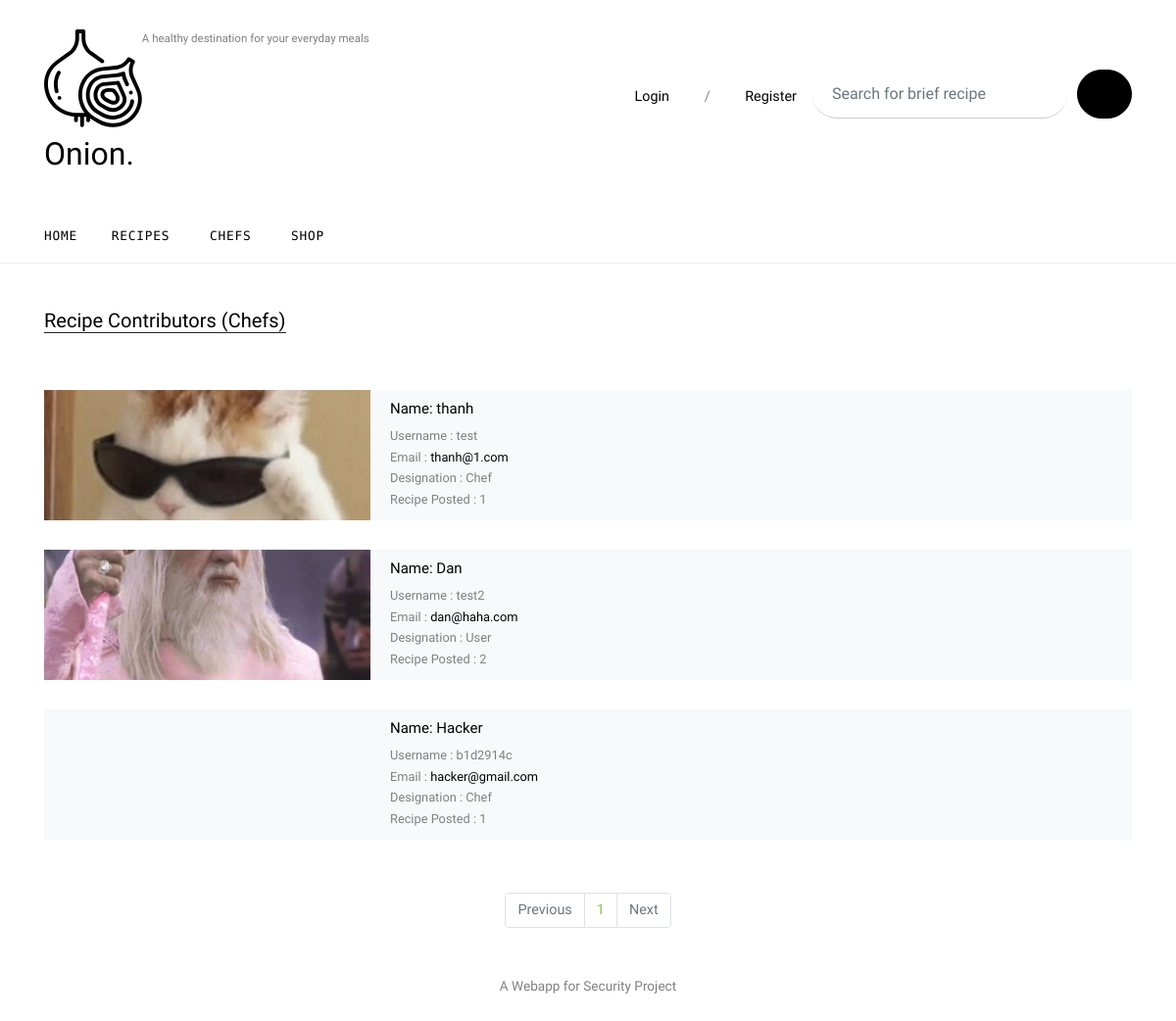
The page /chefs on the database its author committed.
### App/models.py (models this page shows, shortened)
class User(db.Model):
    id = db.Column(db.Integer, primary_key=True)
    name = db.Column(db.Text, nullable=False)
    username = db.Column(db.String(20), unique=True, nullable=False)
    email = db.Column(db.String(120), unique=True, nullable=False)
    profile_pic = db.Column(db.String(20), nullable=False, default='default_user.jpg')
    password = db.Column(db.String(60), nullable=False)
    type = db.Column(db.String(10), nullable=False)
    designation = db.Column(db.Text, nullable=False)
    ingredient = db.relationship('Ingredient', backref='ing_creator', lazy=True)
    recipes = db.relationship('Recipe', backref='recipe_creator', lazy=True)

### App/routes.py (the view)
@app.route('/chefs')
def cooks():
    valid = PassiveControls.validation()
    if valid[0]:
        return redirect(url_for(f'{valid[2]}.cooks'))
    else:
        page = request.args.get('page', 1, type=int)
        users = User.query.filter_by(type="user").paginate(page=page, per_page=5)
        return render_template('unlogged/cooks.html', users=users)

### Controls/PassiveControls.py (called while the page is built)
def validation():
    if "id" and "access" and "name" in session:
        return True, session['id'], session['access'], session['name']
    else:
        return False, "None", "None", "None"

### App/templates/unlogged/cooks.html (shortened to what this page needs)
{% extends "unlogged/base.html" %}
{% block content %}
    <div class="site-section">
      <div class="container">
        <div class="row">
          <div class="col-lg-12">
            <div class="row">
              <div class="col-12">
                <div class="section-title">
                  <h2>Recipe Contributors (Chefs)</h2>
                </div>
              </div>
            </div>
            <div class="row">
              <div class="col-md-12">
            {% if users.items %}
                {% for users in users.items %}
                <div class="post-entry-2 d-flex bg-light">
                 <div class="thumbnail" style="background-image: url('{{ url_for('static', filename= 'images/' + users.profile_pic) }}')"></div>
                  <div class="contents">
                    <h2><a href="{{ url_for('user_profile', user_id=users.id ) }}">Name: {{users.name}}</a></h2>
                    <div class="post-meta">
                      <span class="d-block">Username : {{users.username}}</span>
                      <span class="d-block">Email : <a href="mailto: {{ users.email }}">{{users.email}}</a></span>
                      <span class="d-block">Designation : {{ users.designation|capitalize }}</span>
                      <span class="d-block">Recipe Posted : {{ users.recipes|length }}</span>
                    </div>
                  </div>
                </div>
                {% endfor %}
                  {% else %}
                  <p>There are no recipe contributors at this moment.</p>
                  {% endif %}
              </div>
          </div>
        </div>
          {% if users %}
          <div class="mx-auto">
                <br>
              <nav aria-label="Page navigation example">
              <ul class="pagination">
                  {% if users.page > 1 %}
                <li class="page-item"><a class="page-link" href="{{ url_for('cooks', page=(users.page-1)) }}">Previous</a></li>
                  {% else %}
                <li class="page-item disabled"><a class="page-link" href="">Previous</a></li>
                  {% endif %}
                  {% for page_num in users.iter_pages(left_edge=1, right_edge=1, left_current=2, right_current=2) %}
                    {% if page_num %}
                <li class="page-item"><a class="page-link" href="{{ url_for('cooks', page=page_num) }}">{{page_num}}</a></li>
                    {% else %}
                  <li class="page-item"><a class="page-link" href="">....</a></li>
                    {% endif %}
                  {% endfor %}
                  {% if users.page < users.pages %}
                <li class="page-item"><a class="page-link" href="{{ url_for('cooks', page=(users.page+1)) }}">Next</a></li>
                  {% else %}
                <li class="page-item disabled"><a class="page-link" href="">Next</a></li>
                  {% endif %}
              </ul>
            </nav>
          </div>
                  {% endif %}
      </div>
    </div>
{% endblock %}

### App/static/css/style.css (style rules this page uses)
html { overflow-x: hidden; }
body { line-height: 1.7; color: gray; font-weight: 300; font-size: .9rem; }
a { -webkit-transition: .3s all ease; -o-transition: .3s all ease; transition: .3s all ease; }
h1, h2, h3, h4, h5, .h1, .h2, .h3, .h4, .h5 { font-family: "Cabin", -apple-system, BlinkMacSystemFont, "Segoe UI", Roboto, "Helvetica Neue", Arial, sans-serif, "Apple Color Emoji", "Segoe UI Emoji", "Segoe UI Symbol", "Noto Color Emoji"; }
.site-section { padding: 2.5em 0; }
@media (min-width: 768px) { .site-section { padding: 7em 0; } }
.section-title { color: #000; margin-bottom: 50px; }
.section-title h2 { font-size: 20px; font-weight: 400; border-bottom: 1px solid #222; position: relative; display: inline-block; }
.section-title h2:before { position: absolute; content: ""; height: 1px; background: #777; }
.post-meta { font-size: .8rem; }
.post-meta a { color: #000; }
.post-entry-1, .post-entry-2 { font-size: .9rem; margin-bottom: 30px; }
.post-entry-1 h2, .post-entry-2 h2 { font-size: 20px; }
.post-entry-1 h2 a, .post-entry-2 h2 a { color: #000; }
.post-entry-2 { font-size: .9rem; }
.post-entry-2 .thumbnail { background-size: cover; background-position: center; width: 30%; }
.post-entry-2 .contents { width: 70%; padding: 10px 20px; }
.post-entry-2 .contents h2 { font-size: 15px; }

### rows shown on the page
User: profile_pic (picture), name "thanh", username "test", email "thanh@1.com", designation "Chef", recipes|length "1"
User: profile_pic (picture), name "Dan", username "test2", email "dan@haha.com", designation "User", recipes|length "2"
User: name "Hacker", username "b1d2914c", email "hacker@gmail.com", designation "Chef", recipes|length "1"

### other values the page prints
{{ page_num }} "1"
